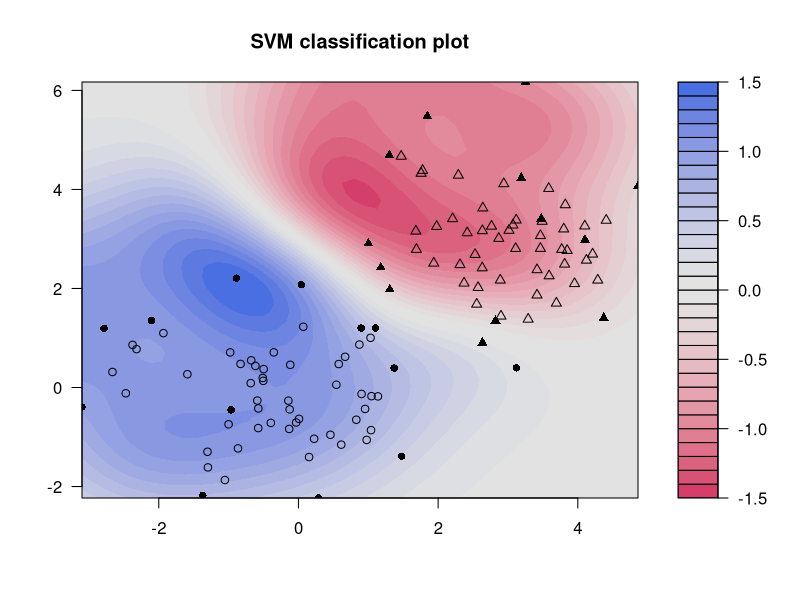

Reproduce this figure in R.
library(kernlab)
#data generation
x <- rbind(matrix(rnorm(120),,2),matrix(rnorm(120,mean=3),,2))
y <- matrix(c(rep(1,60),rep(-1,60)))

svp <- ksvm(x,y,type="C-svc")
#too big
plot(svp,data=x)


#svm on the kerne;
K <- as.kernelMatrix(crossprod(t(x)))

svp2 <- ksvm(K, y, type="C-svc")

svp2
